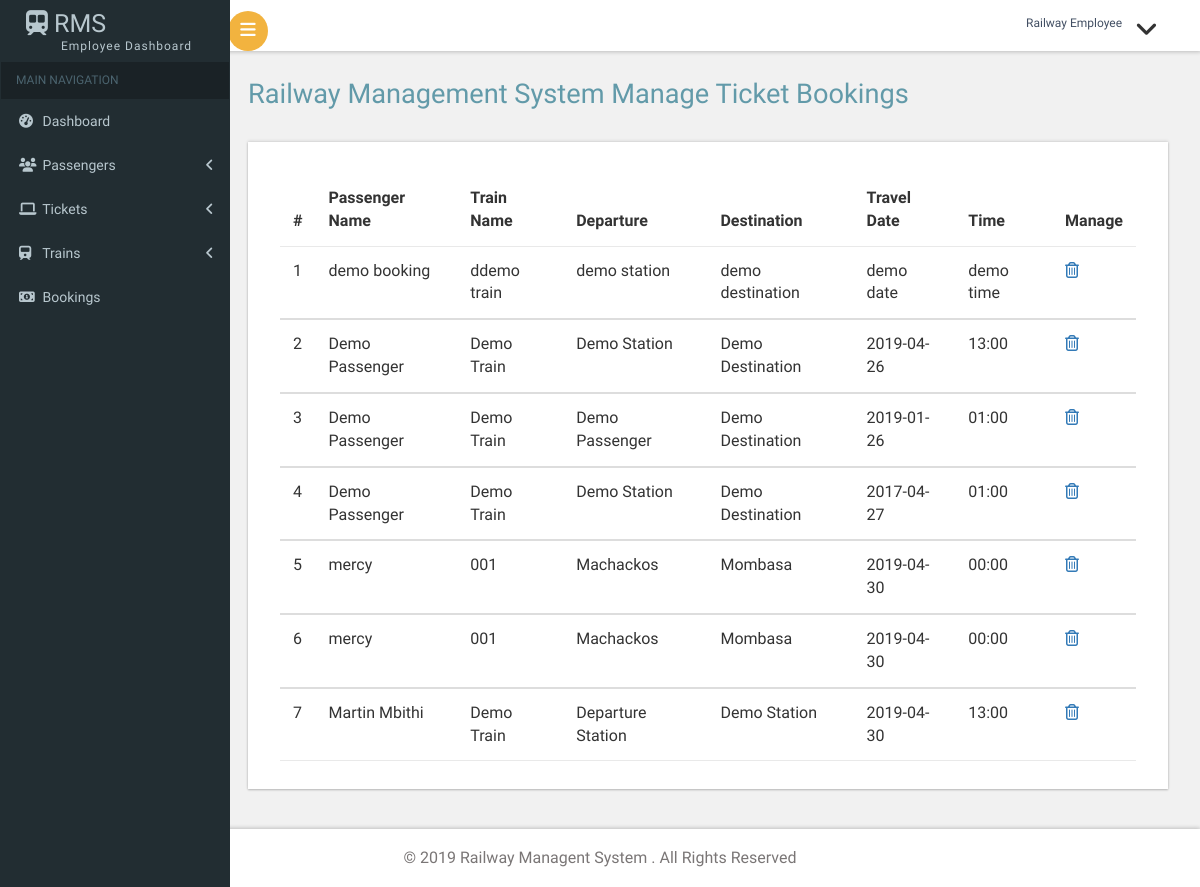
Before: /employee/employee-manage-tickets.php with the older database file.
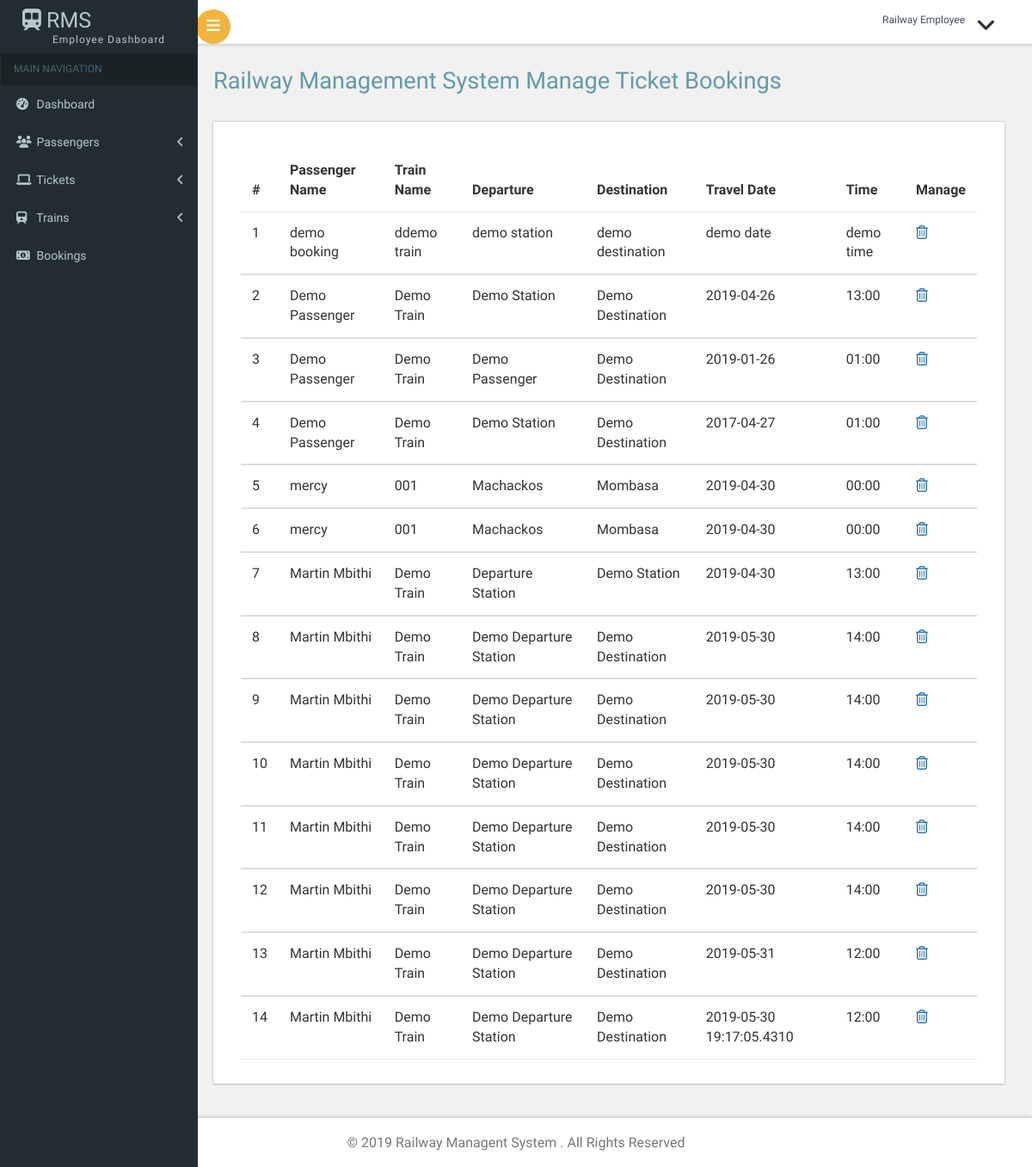
After: the same page with the newer database file.
### tables this page shows
CREATE TABLE `bookings` (
  `id` int(20) NOT NULL,
  `name` varchar(200) NOT NULL,
  `train` varchar(200) NOT NULL,
  `departure` varchar(200) NOT NULL,
  `destination` varchar(200) NOT NULL,
  `date` varchar(200) NOT NULL,
  `time` varchar(200) NOT NULL,
  `status` tinyint(1) NOT NULL
);

### employee/employee-manage-tickets.php (the view, shortened to what this page needs)
<?php
include('includes/config.php');
if(strlen($_SESSION['alogin'])==1)
	{
header('location:index.php');
}
else{
?>
<?php include("includes/header.php")?>
<body class="cbp-spmenu-push">
	<div class="main-content">
	<div class="cbp-spmenu cbp-spmenu-vertical cbp-spmenu-left" id="cbp-spmenu-s1">
		<?php include("includes/sidebar.php")?>
	</div>
		<?php include("includes/navbar.php")?>
		<div id="page-wrapper">
			<div class="main-page">
				<div class="tables">
					<h2 class="title1">Railway Management System Manage Ticket Bookings</h2>
					<div class="bs-example widget-shadow" data-example-id="contextual-table">
						<table class="table"> <thead> <tr> <th>#</th>
                         <th>Passenger Name</th>
                          <th>Train Name</th>
                          <th>Departure</th>
                          <th>Destination</th>
                          <th>Travel Date</th>
                          <th>Time</th>
                          <th>Manage</th>
                           </tr>
                            </thead>
                             <tbody>
                             <?php $sql = "SELECT * from  bookings";
$query = $dbh -> prepare($sql);
$query->execute();
$results=$query->fetchAll(PDO::FETCH_OBJ);
$cnt=1;
if($query->rowCount() > 0)
{
foreach($results as $result)
{				?>
                                            <td><?php echo htmlentities($cnt);?></td>
											<td><?php echo htmlentities($result->name);?></td>
											<td><?php echo htmlentities($result->train);?></td>
											<td><?php echo htmlentities($result->departure);?></td>
                                            <td><?php echo htmlentities($result->destination);?></td>
                                            <td><?php echo htmlentities($result->date);?></td>
                                            <td><?php echo htmlentities($result->time);?></td>
                                            <td><a href="employee-manage-tickets.php?del=<?php echo $result->id;?>" onclick="return confirm('Do You Want To Remove This Record ?');"><i class="fa fa-trash-o"></i></a></td>
                         </tbody>
                         <?php $cnt=$cnt+1; }} ?>
                         </table>
					</div>
				</div>
			</div>
		</div>
		<?php include("includes/footer.php")?>
</body>
</html>
<?}?>

Changed rows visible on the page:
added bookings: name "Martin Mbithi", train "Demo Train", departure "Demo Departure Station", destination "Demo Destination", date "2019-05-30", time "14:00"
added bookings: name "Martin Mbithi", train "Demo Train", departure "Demo Departure Station", destination "Demo Destination", date "2019-05-30", time "14:00"
added bookings: name "Martin Mbithi", train "Demo Train", departure "Demo Departure Station", destination "Demo Destination", date "2019-05-30", time "14:00"
added bookings: name "Martin Mbithi", train "Demo Train", departure "Demo Departure Station", destination "Demo Destination", date "2019-05-30", time "14:00"
added bookings: name "Martin Mbithi", train "Demo Train", departure "Demo Departure Station", destination "Demo Destination", date "2019-05-30", time "14:00"
added bookings: name "Martin Mbithi", train "Demo Train", departure "Demo Departure Station", destination "Demo Destination", date "2019-05-31", time "12:00"
added bookings: name "Martin Mbithi", train "Demo Train", departure "Demo Departure Station", destination "Demo Destination", date "2019-05-30 19:17:05.4310", time "12:00"
